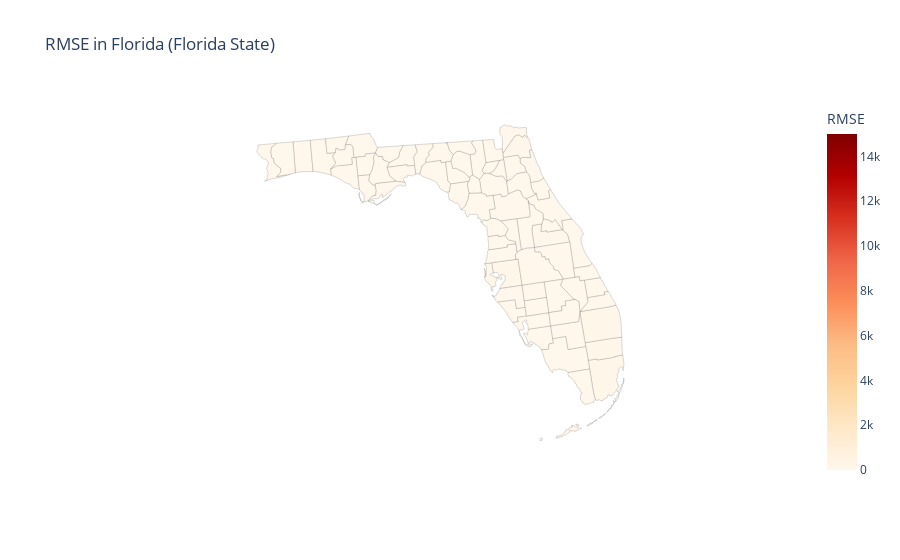

Notebook code cell kept with this figure:
### Code cell
draw_map_for_state(full_data_florida,
                   title="RMSE in Florida (Florida State)",
                   max_value=15000,
                   state_fips="12")
